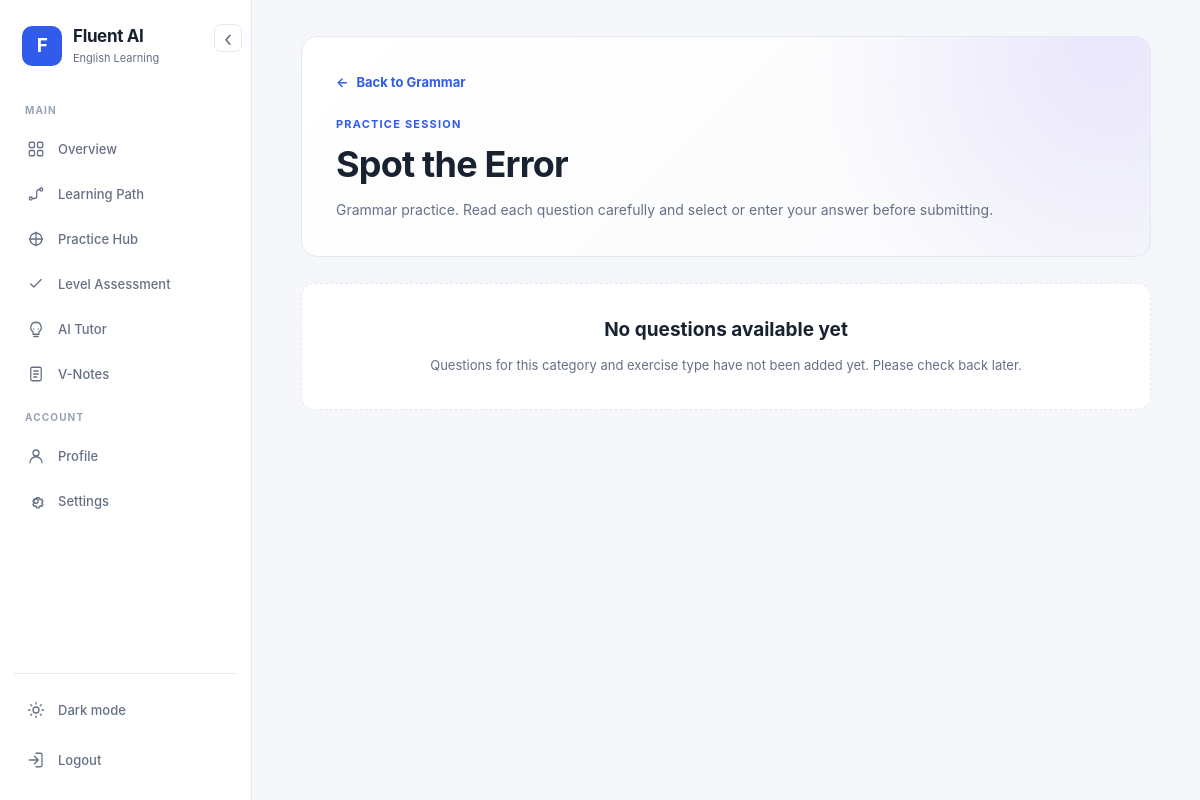
The page /practice/grammar/spot_error/ (signed in) on the database as committed earlier.
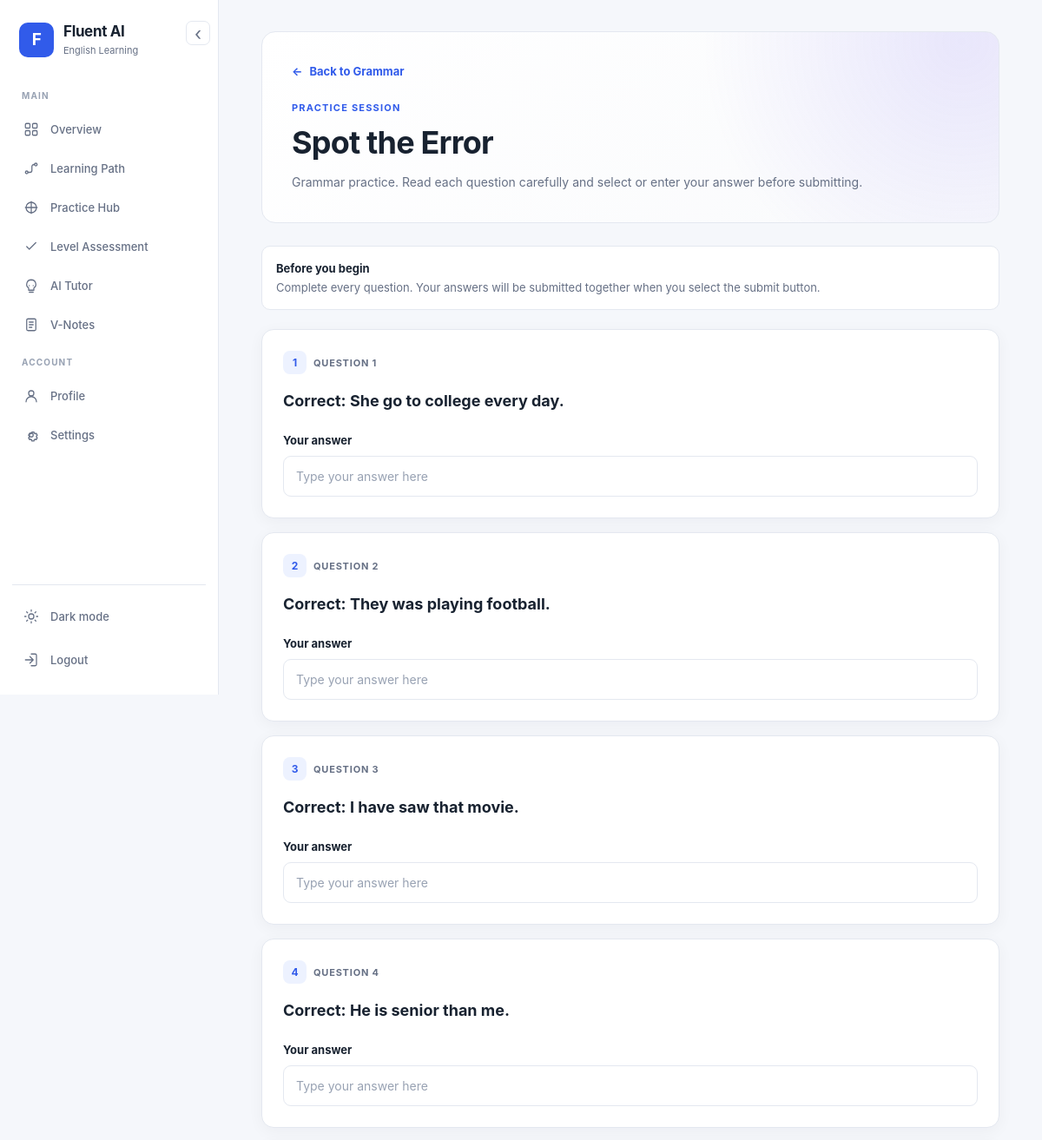
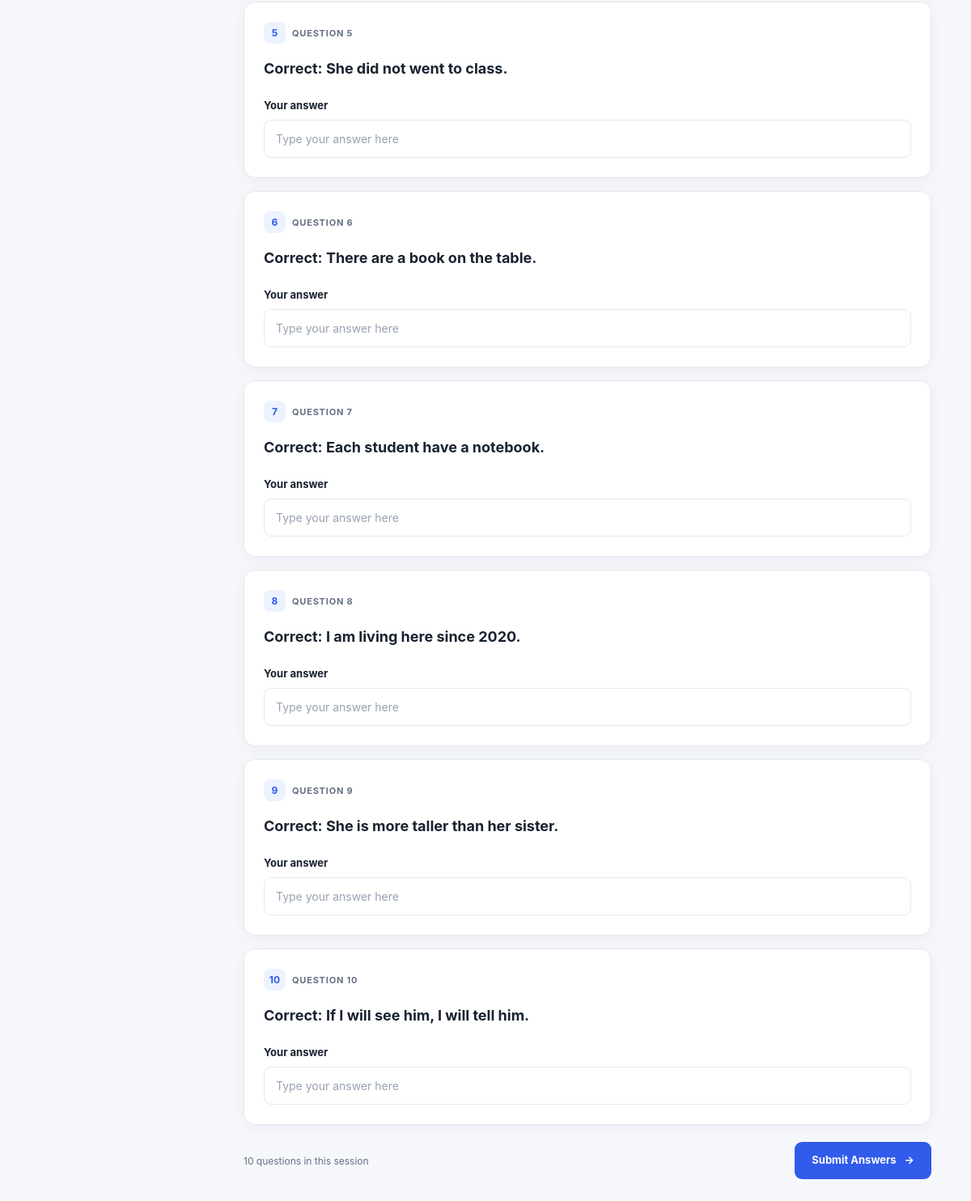
The same page on the database as committed later (2 pictures, top to bottom).
### learning/models.py (models this page shows, shortened)
class PracticeQuestion(models.Model):
    CATEGORY_CHOICES = [
        ("grammar", "Grammar"),
        ("vocabulary", "Vocabulary"),
        ("conversations", "Conversations"),
    ]
    TYPE_CHOICES = [
        ("mcq", "MCQ Questions"),
        ("spot_error", "Spot the Error"),
        ("one_word", "One Word"),
    ]
    category = models.CharField(max_length=20,choices=CATEGORY_CHOICES,)
    question_type = models.CharField(max_length=20,choices=TYPE_CHOICES,)
    question_text = models.TextField()
    option_a = models.CharField(max_length=300,blank=True,)
    option_b = models.CharField(max_length=300,blank=True,)
    option_c = models.CharField(max_length=300,blank=True,)
    option_d = models.CharField(max_length=300,blank=True,)
    correct_answer = models.CharField(max_length=300,blank=True,)
    explanation = models.TextField(blank=True)
    is_active = models.BooleanField(default=True)
    created_at = models.DateTimeField(auto_now_add=True)
    class Meta:
        ordering = ["category", "question_type", "id"]

### learning/views.py (the view)
# urls.py: path("practice/<str:category>/<str:practice_type>/",views.practice_type_page,name="practice_type_page",),
@login_required
def practice_type_page(request, category, practice_type):
    category_titles = {
        "grammar": "Grammar",
        "vocabulary": "Vocabulary",
        "conversations": "Conversations",
    }
    type_titles = {
        "spot_error": "Spot the Error",
        "mcq": "MCQ Questions",
        "one_word": "One Word",
    }
    if category not in category_titles:
        return redirect("practice")
    if practice_type not in type_titles:
        return redirect(
            "practice_category",
            category=category,
        )
    questions = PracticeQuestion.objects.filter(
        category=category,
        question_type=practice_type,
        is_active=True,
    )
    return render(
        request,
        "practice_type.html",
        {
            "category": category,
            "category_title": category_titles[category],
            "practice_type": practice_type,
            "practice_type_title": type_titles[practice_type],
            "questions": questions,
        },
    )

### learning/templates/practice_type.html (shortened to what this page needs)
{% extends "base.html" %}
{% block content %}
<div class="question-page">
    <section class="question-hero">
        <a
            class="question-back"
            href="{% url 'practice_category' category %}"
        >
            <span aria-hidden="true">&larr;</span>
            Back to {{ category_title }}
        </a>
        <div class="question-header">
            <div class="question-eyebrow">Practice session</div>
            <h1>{{ practice_type_title }}</h1>
            <p>
                {{ category_title }} practice. Read each question carefully
                and select or enter your answer before submitting.
            </p>
        </div>
    </section>
    {% if questions %}
        <div class="question-instructions">
            <div>
                <strong>Before you begin</strong>
                <div>
                    Complete every question. Your answers will be submitted
                    together when you select the submit button.
                </div>
            </div>
        </div>
        <form
            class="question-form"
            method="post"
            action="{% url 'practice_question_submit' category practice_type %}"
        >
            {% for question in questions %}
                <section class="question-card">
                    <div class="question-number">
                        <span>{{ forloop.counter }}</span>
                        Question {{ forloop.counter }}
                    </div>
                    <h2 class="question-text">
                        {{ question.question_text }}
                    </h2>
                    {% if practice_type == "mcq" %}
                        <div class="answer-options">
                            {% if question.option_a %}
                                <label class="answer-option">
                                    <input
                                        type="radio"
                                        name="answer_{{ question.id }}"
                                        value="A"
                                        required
                                    >
                                    <span>{{ question.option_a }}</span>
                                </label>
                            {% endif %}
                            {% if question.option_b %}
                                <label class="answer-option">
                                    <input
                                        type="radio"
                                        name="answer_{{ question.id }}"
                                        value="B"
                                    >
                                    <span>{{ question.option_b }}</span>
                                </label>
                            {% endif %}
                            {% if question.option_c %}
                                <label class="answer-option">
                                    <input
                                        type="radio"
                                        name="answer_{{ question.id }}"
                                        value="C"
                                    >
                                    <span>{{ question.option_c }}</span>
                                </label>
                            {% endif %}
                            {% if question.option_d %}
                                <label class="answer-option">
                                    <input
                                        type="radio"
                                        name="answer_{{ question.id }}"
                                        value="D"
                                    >
                                    <span>{{ question.option_d }}</span>
                                </label>
                            {% endif %}
                        </div>
                    {% else %}
                        <label
                            class="answer-label"
                            for="answer_{{ question.id }}"
                        >
                            Your answer
                        </label>
                        <input
                            class="answer-input"
                            id="answer_{{ question.id }}"
                            type="text"
                            name="answer_{{ question.id }}"
                            placeholder="Type your answer here"
                            autocomplete="off"
                            required
                        >
                    {% endif %}
                </section>
            {% endfor %}
            <div class="question-actions">
                <p class="question-count">
                    {{ questions|length }} question{{ questions|length|pluralize }}
                    in this session
                </p>
                <button class="submit-practice" type="submit">
                    Submit Answers
                    <span aria-hidden="true">&rarr;</span>
                </button>
            </div>
        </form>
    {% else %}
        <div class="empty-questions">
            <h2>No questions available yet</h2>
            <p>
                Questions for this category and exercise type have not been
                added yet. Please check back later.
            </p>
        </div>
    {% endif %}
</div>
{% endblock %}

### learning/templates/base.html (shortened to what this page needs)
{% load static %}
<!DOCTYPE html>
<html lang="en" data-theme="light">
<head>
</head>
<body>
{% if user.is_authenticated %}
<div class="app-layout">
    <aside class="sidebar" id="appSidebar" aria-label="Main navigation">
        <button
            type="button"
            class="sidebar-toggle"
            id="sidebarToggle"
            aria-label="Collapse sidebar"
            aria-expanded="true"
            title="Collapse sidebar">
            <span id="sidebarArrow" aria-hidden="true">‹</span>
        </button>
        <a href="{% url 'dashboard' %}" class="brand" aria-label="Fluent AI home">
            <div class="brand-icon">F</div>
            <div class="brand-copy">
                <h2>Fluent AI</h2>
                <span>English Learning</span>
            </div>
        </a>
        <nav class="sidebar-nav">
            <div class="nav-title">Main</div>
            <a href="{% url 'dashboard' %}" class="nav-link" title="Overview">
                <span class="nav-icon" aria-hidden="true">
                    <svg viewBox="0 0 24 24"><rect x="3" y="3" width="7" height="7" rx="1.5"/><rect x="14" y="3" width="7" height="7" rx="1.5"/><rect x="3" y="14" width="7" height="7" rx="1.5"/><rect x="14" y="14" width="7" height="7" rx="1.5"/></svg>
                </span>
                <span class="nav-label">Overview</span>
            </a>
            <a href="{% url 'learning_path' %}" class="nav-link" title="Learning Path">
                <span class="nav-icon" aria-hidden="true">
                    <svg viewBox="0 0 24 24"><circle cx="5" cy="18" r="2"/><circle cx="19" cy="6" r="2"/><path d="M7 18h3a3 3 0 0 0 3-3v-6a3 3 0 0 1 3-3h1"/></svg>
                </span>
                <span class="nav-label">Learning Path</span>
            </a>
            <a href="{% url 'practice' %}" class="nav-link" title="Practice Hub">
                <span class="nav-icon" aria-hidden="true">
                    <svg viewBox="0 0 24 24"><path d="M12 3v18M3 12h18"/><circle cx="12" cy="12" r="8"/></svg>
                </span>
                <span class="nav-label">Practice Hub</span>
            </a>
            <a href="{% url 'assessment' %}" class="nav-link" title="Level Assessment">
                <span class="nav-icon" aria-hidden="true">
                    <svg viewBox="0 0 24 24"><path d="m5 12 4 4L19 6"/></svg>
                </span>
                <span class="nav-label">Level Assessment</span>
            </a>
            <a href="{% url 'ai_tutor' %}" class="nav-link" title="AI Tutor">
                <span class="nav-icon" aria-hidden="true">
                    <svg viewBox="0 0 24 24"><path d="M12 3a7 7 0 0 0-4 12.74V19h8v-3.26A7 7 0 0 0 12 3Z"/><path d="M9 22h6M9 12h.01M15 12h.01"/></svg>
                </span>
                <span class="nav-label">AI Tutor</span>
            </a>
            <a href="{% url 'vnotes' %}" class="nav-link" title="V-Notes">
                <span class="nav-icon" aria-hidden="true">
                    <svg viewBox="0 0 24 24"><rect x="5" y="3" width="14" height="18" rx="2"/><path d="M9 8h6M9 12h6M9 16h4"/></svg>
                </span>
                <span class="nav-label">V-Notes</span>
            </a>
            <div class="nav-title">Account</div>
            <a href="{% url 'profile' %}" class="nav-link" title="Profile">
                <span class="nav-icon" aria-hidden="true">
                    <svg viewBox="0 0 24 24"><circle cx="12" cy="8" r="4"/><path d="M4 21a8 8 0 0 1 16 0"/></svg>
                </span>
                <span class="nav-label">Profile</span>
            </a>
            <a href="{% url 'settings' %}" class="nav-link" title="Settings">
                <span class="nav-icon" aria-hidden="true">
                </span>
                <span class="nav-label">Settings</span>
            </a>
        </nav>
        <div class="sidebar-footer">
            <button
                type="button"
                class="nav-link theme-toggle"
                id="desktopThemeToggle"
                title="Switch colour theme"
                aria-label="Switch to dark mode" style="width: 100%;">
                <span class="nav-icon" aria-hidden="true">
                    <svg viewBox="0 0 24 24" id="themeIcon">
                        <circle cx="12" cy="12" r="4"/>
                        <path d="M12 2v2M12 20v2M4.93 4.93l1.42 1.42M17.65 17.65l1.42 1.42M2 12h2M20 12h2M4.93 19.07l1.42-1.42M17.65 6.35l1.42-1.42"/>
                    </svg>
                </span>
                <span class="nav-label theme-label">Dark mode</span>
            </button>
            <form method="post" action="{% url 'logout' %}" class="logout-form">
                <button class="nav-link logout-btn" type="submit" title="Logout">
                    <span class="nav-icon" aria-hidden="true">
                        <svg viewBox="0 0 24 24"><path d="M10 17l5-5-5-5M15 12H3"/><path d="M12 3h6a2 2 0 0 1 2 2v14a2 2 0 0 1-2 2h-6"/></svg>
                    </span>
                    <span class="nav-label">Logout</span>
                </button>
            </form>
        </div>
    </aside>
    <main class="main-content">
        {% block content %}{% endblock %}
    </main>
</div>
{% else %}
{% block public_content %}{% endblock %}
{% endif %}
</body>
</html>

### learning/templates/base.html (style rules this page uses)
* { box-sizing: border-box; margin: 0; padding: 0; }
:root, html[data-theme="light"] { color-scheme: light; --primary: #315bea; --primary-hover: #2448ca; --primary-soft: #edf2ff; --bg: #f5f7fb; --surface: #ffffff; --surface-secondary: #f9fafc; --border: #e4e8f0; --text: #182230; --muted: #667085; --subtle: #98a2b3; --success: #16845b; --danger: #d92d20; --warning: #9a6700; --shadow: 0 4px 18px rgba(16, 24, 40, .045); --sidebar-width: 252px; --sidebar-collapsed-width: 76px; --radius: 12px; }
html { min-height: 100%; scroll-behavior: smooth; }
body { min-height: 100vh; font-family: Inter, -apple-system, BlinkMacSystemFont, "Segoe UI", Roboto, Arial, sans-serif; font-size: 14px; line-height: 1.5; color: var(--text); background: var(--bg); transition: background-color .2s ease, color .2s ease; }
body, button, input, textarea, select { font-family: Inter, -apple-system, BlinkMacSystemFont, "Segoe UI", Roboto, Arial, sans-serif; }
a { color: inherit; text-decoration: none; }
button, input, textarea, select { font-size: inherit; }
button { cursor: pointer; }
.app-layout { min-height: 100vh; }
.sidebar { position: fixed; inset: 0 auto 0 0; z-index: 120; display: flex; flex-direction: column; width: var(--sidebar-width); height: 100vh; height: 100dvh; padding: 20px 14px 16px; overflow-x: hidden; overflow-y: auto; background: var(--surface); border-right: 1px solid var(--border); transition: width .22s ease, transform .22s ease, background-color .2s ease; }
.main-content { width: calc(100% - var(--sidebar-width)); min-width: 0; min-height: 100vh; margin-left: var(--sidebar-width); padding: 28px 32px; transition: width .22s ease, margin-left .22s ease; }
.brand { display: flex; align-items: center; gap: 11px; min-width: 0; padding: 5px 8px 24px; color: var(--text); }
.brand-icon { display: flex; flex: 0 0 40px; align-items: center; justify-content: center; width: 40px; height: 40px; border-radius: 10px; color: #ffffff; background: #315bea; font-size: 19px; font-weight: 750; letter-spacing: -.5px; }
.brand-copy { min-width: 0; white-space: nowrap; }
.brand h2 { font-size: 17px; line-height: 1.3; font-weight: 720; letter-spacing: -.35px; }
.brand span { display: block; margin-top: 3px; color: var(--muted); font-size: 11px; }
.sidebar-toggle { position: absolute; top: 24px; right: 9px; z-index: 3; display: flex; align-items: center; justify-content: center; width: 28px; height: 28px; border: 1px solid var(--border); border-radius: 7px; color: var(--muted); background: var(--surface); font-size: 21px; line-height: 1; transition: background .15s ease, color .15s ease; }
.sidebar-nav { flex: 1; min-width: 0; }
.nav-title { padding: 12px 11px 7px; color: var(--subtle); font-size: 10px; font-weight: 700; letter-spacing: 1.15px; text-transform: uppercase; white-space: nowrap; }
.nav-link { position: relative; display: flex; align-items: center; gap: 12px; min-height: 42px; margin: 3px 0; padding: 10px 12px; overflow: hidden; border: 0; border-radius: 8px; color: var(--muted); background: transparent; font-size: 13px; font-weight: 500; line-height: 1.4; text-align: left; white-space: nowrap; transition: color .15s ease, background .15s ease; }
.nav-icon { display: inline-flex; flex: 0 0 20px; align-items: center; justify-content: center; width: 20px; height: 20px; color: currentColor; }
.nav-icon svg { display: block; width: 18px; height: 18px; fill: none; stroke: currentColor; stroke-width: 1.7; stroke-linecap: round; stroke-linejoin: round; }
.nav-label { min-width: 0; overflow: hidden; text-overflow: ellipsis; }
.logout-form { margin-top: 8px; }
.logout-btn { width: 100%; }
.sidebar-footer { padding-top: 12px; margin-top: 12px; border-top: 1px solid var(--border); }

Rows that differ between the two databases and show on the page:
added PracticeQuestion: question_text "Correct: She go to college every day."
added PracticeQuestion: question_text "Correct: They was playing football."
added PracticeQuestion: question_text "Correct: I have saw that movie."
added PracticeQuestion: question_text "Correct: He is senior than me."
added PracticeQuestion: question_text "Correct: She did not went to class."
added PracticeQuestion: question_text "Correct: There are a book on the table."
added PracticeQuestion: question_text "Correct: Each student have a notebook."
added PracticeQuestion: question_text "Correct: I am living here since 2020."
added PracticeQuestion: question_text "Correct: She is more taller than her sister."
added PracticeQuestion: question_text "Correct: If I will see him, I will tell him."
Other text that changed with them:
{{ questions|length }}: (not shown) → "10"
text no longer shown: "No questions available yet Questions for this category and exercise type have not been added yet. Please check back later."
text now shown: "Before you begin Complete every question. Your answers will be submitted together when you select the submit button. question in this session Submit Answers →"
